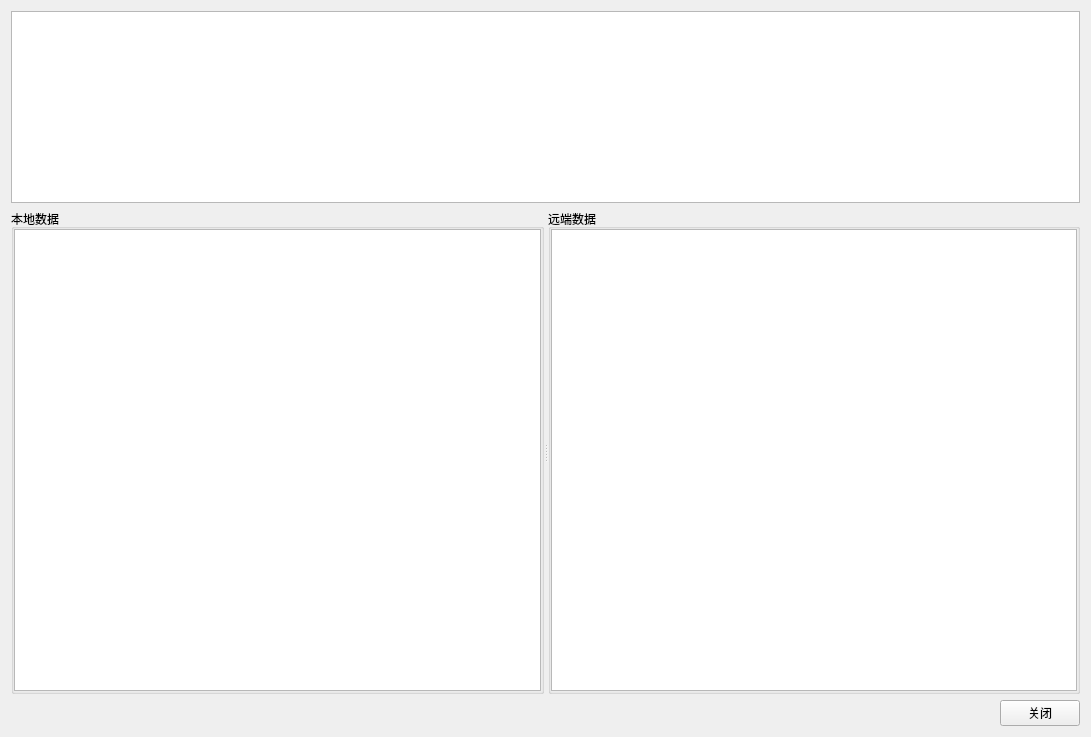
<?xml version="1.0" encoding="UTF-8"?>
<ui version="4.0">
 <class>MYDataCompareDialog</class>
 <widget class="QWidget" name="MYDataCompareDialog">
  <property name="geometry">
   <rect>
    <x>0</x>
    <y>0</y>
    <width>1091</width>
    <height>737</height>
   </rect>
  </property>
  <property name="windowTitle">
   <string>MYCollaborativeWidget</string>
  </property>
  <layout class="QVBoxLayout" name="verticalLayout">
   <item>
    <widget class="QWidget" name="widget_Tree" native="true">
     <layout class="QGridLayout" name="gridLayout_4">
      <property name="leftMargin">
       <number>0</number>
      </property>
      <property name="topMargin">
       <number>0</number>
      </property>
      <property name="rightMargin">
       <number>0</number>
      </property>
      <property name="bottomMargin">
       <number>0</number>
      </property>
      <item row="0" column="0">
       <widget class="QTreeView" name="treeView">
        <property name="sizePolicy">
         <sizepolicy hsizetype="Expanding" vsizetype="Preferred">
          <horstretch>0</horstretch>
          <verstretch>0</verstretch>
         </sizepolicy>
        </property>
       </widget>
      </item>
     </layout>
    </widget>
   </item>
   <item>
    <widget class="QWidget" name="widget_Data" native="true">
     <property name="sizePolicy">
      <sizepolicy hsizetype="Preferred" vsizetype="Expanding">
       <horstretch>0</horstretch>
       <verstretch>0</verstretch>
      </sizepolicy>
     </property>
     <layout class="QGridLayout" name="gridLayout_5">
      <property name="leftMargin">
       <number>0</number>
      </property>
      <property name="topMargin">
       <number>0</number>
      </property>
      <property name="rightMargin">
       <number>0</number>
      </property>
      <property name="bottomMargin">
       <number>0</number>
      </property>
      <property name="spacing">
       <number>0</number>
      </property>
      <item row="0" column="0">
       <widget class="QSplitter" name="splitter">
        <property name="sizePolicy">
         <sizepolicy hsizetype="Expanding" vsizetype="Expanding">
          <horstretch>0</horstretch>
          <verstretch>0</verstretch>
         </sizepolicy>
        </property>
        <property name="orientation">
         <enum>Qt::Horizontal</enum>
        </property>
        <widget class="QGroupBox" name="groupBox_Local">
         <property name="sizePolicy">
          <sizepolicy hsizetype="Preferred" vsizetype="Expanding">
           <horstretch>0</horstretch>
           <verstretch>0</verstretch>
          </sizepolicy>
         </property>
         <property name="title">
          <string>本地数据</string>
         </property>
         <layout class="QGridLayout" name="gridLayout_3">
          <property name="leftMargin">
           <number>0</number>
          </property>
          <property name="topMargin">
           <number>0</number>
          </property>
          <property name="rightMargin">
           <number>0</number>
          </property>
          <property name="bottomMargin">
           <number>0</number>
          </property>
          <property name="spacing">
           <number>0</number>
          </property>
          <item row="0" column="0">
           <widget class="QTextEdit" name="textEdit_Local">
            <property name="lineWrapMode">
             <enum>QTextEdit::NoWrap</enum>
            </property>
            <property name="readOnly">
             <bool>true</bool>
            </property>
           </widget>
          </item>
         </layout>
        </widget>
        <widget class="QGroupBox" name="groupBox_Remote">
         <property name="sizePolicy">
          <sizepolicy hsizetype="Preferred" vsizetype="Expanding">
           <horstretch>0</horstretch>
           <verstretch>0</verstretch>
          </sizepolicy>
         </property>
         <property name="title">
          <string>远端数据</string>
         </property>
         <layout class="QGridLayout" name="gridLayout_2">
          <property name="leftMargin">
           <number>0</number>
          </property>
          <property name="topMargin">
           <number>0</number>
          </property>
          <property name="rightMargin">
           <number>0</number>
          </property>
          <property name="bottomMargin">
           <number>0</number>
          </property>
          <property name="spacing">
           <number>0</number>
          </property>
          <item row="0" column="0">
           <widget class="QTextEdit" name="textEdit_Remote">
            <property name="lineWrapMode">
             <enum>QTextEdit::NoWrap</enum>
            </property>
            <property name="readOnly">
             <bool>true</bool>
            </property>
           </widget>
          </item>
         </layout>
        </widget>
       </widget>
      </item>
     </layout>
    </widget>
   </item>
   <item>
    <widget class="QWidget" name="widget" native="true">
     <property name="sizePolicy">
      <sizepolicy hsizetype="Preferred" vsizetype="Fixed">
       <horstretch>0</horstretch>
       <verstretch>0</verstretch>
      </sizepolicy>
     </property>
     <layout class="QHBoxLayout" name="horizontalLayout">
      <property name="spacing">
       <number>0</number>
      </property>
      <property name="leftMargin">
       <number>0</number>
      </property>
      <property name="topMargin">
       <number>0</number>
      </property>
      <property name="rightMargin">
       <number>0</number>
      </property>
      <property name="bottomMargin">
       <number>0</number>
      </property>
      <item>
       <spacer name="horizontalSpacer">
        <property name="orientation">
         <enum>Qt::Horizontal</enum>
        </property>
        <property name="sizeHint" stdset="0">
         <size>
          <width>1003</width>
          <height>20</height>
         </size>
        </property>
       </spacer>
      </item>
      <item>
       <widget class="QPushButton" name="pushButton_Close">
        <property name="text">
         <string>关闭</string>
        </property>
       </widget>
      </item>
     </layout>
    </widget>
   </item>
  </layout>
 </widget>
 <layoutdefault spacing="6" margin="11"/>
 <resources/>
 <connections/>
</ui>
